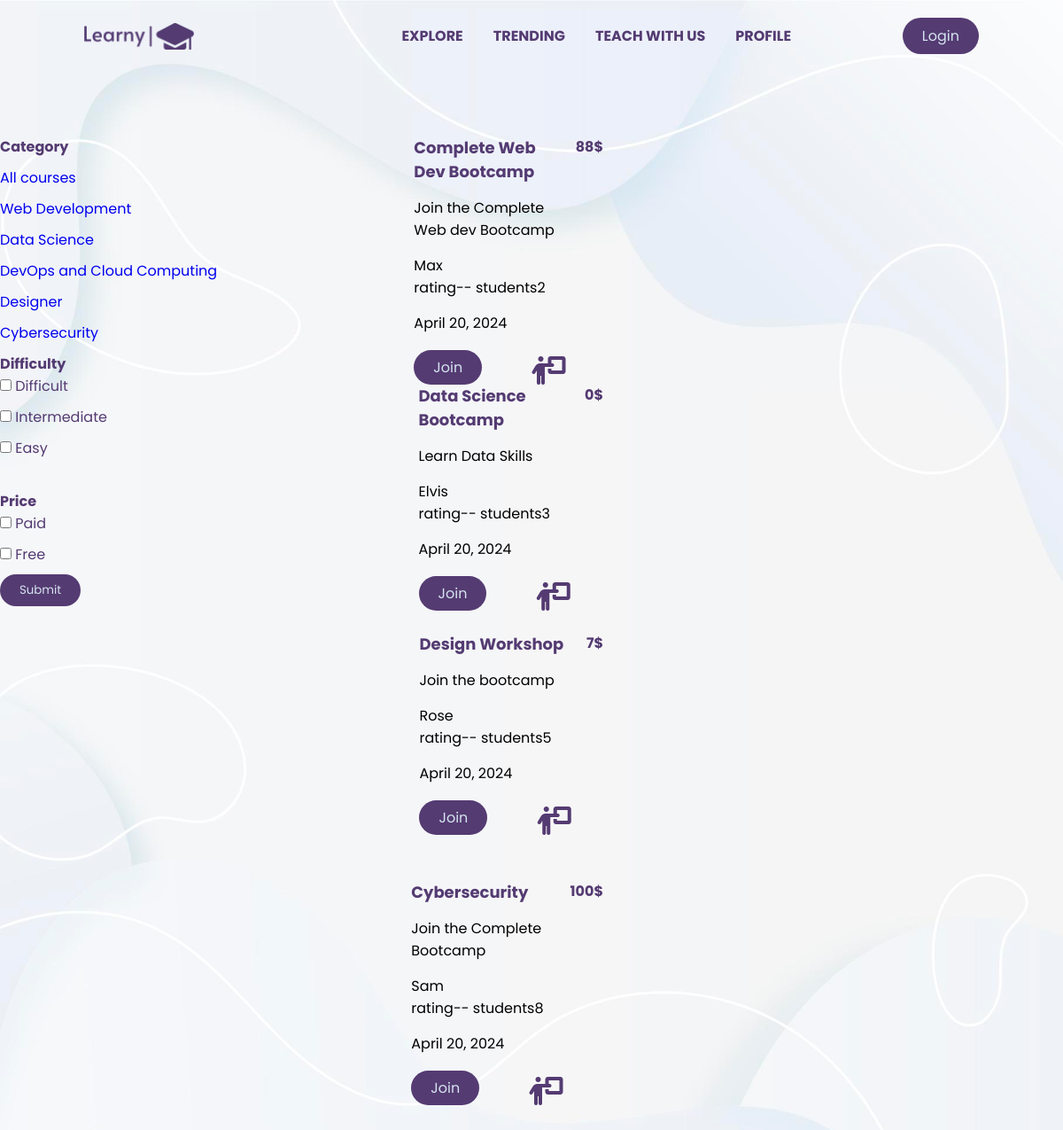
Screenshot of /workshop/category/ with the database file from the repository.
### workshop/models.py (models this page shows, shortened)
class WorkshopCategory(models.Model):
    name = models.CharField(max_length=200)
    workshopcategoryslug = models.SlugField()
    class Meta:
        verbose_name_plural = "WorkshopCategories"

class Workshop(models.Model):
    name = models.CharField(max_length=120)
    shortdescription = models.CharField(max_length=400)
    description = models.TextField(max_length=2000)
    date = models.DateField(auto_now_add=True)
    image = models.ImageField(upload_to="workshopimages",default="defaultw")#
    students_in_workshop = models.IntegerField() #
    workshopcategory = models.ForeignKey(WorkshopCategory, on_delete=models.CASCADE) #r
    difficulty_choices = models.TextChoices("difficulty_choices","Easy Intermediate Difficult")
    difficulty = models.CharField(choices=difficulty_choices,max_length=50)
    paid = models.BooleanField(default=False)
    instructor = models.ForeignKey(Instructor, on_delete=models.CASCADE)#r
    workshopslug = models.SlugField()
    price = models.IntegerField()

class Instructor(models.Model):#
    name = models.CharField(max_length=120)
    role = models.CharField(max_length=120)
    qualification = models.CharField(max_length=200)
    def __str__(self):
        return self.name

### workshop/views.py (the view)
# urls.py: path('category/',views.category,name="category"),
def category(request):
    difficulty_levels = Workshop.objects.order_by().values_list('difficulty', flat=True).distinct()# or Workshop.difficulty_choices.choices
    categories = WorkshopCategory.objects.all()
    workshops = Workshop.objects.all()
    category = request.GET.get("category") #hidden input field which i get from category_details
    if category:
        category_selected = WorkshopCategory.objects.get(workshopcategoryslug=category)
        workshops = category_selected.workshop_set.all()
    difficulty = request.GET.get("difficulty")
    if difficulty:
        workshops = workshops.filter(difficulty=difficulty.title())
    paid_or_free = request.GET.get("paid")
    if paid_or_free == "paid":
        workshops = workshops.filter(paid=True)
    elif paid_or_free == "free":
        workshops = workshops.filter(paid=False)
    ctx = {"categories":categories,"all_workshops":workshops,"difficulty":difficulty_levels,"category_slug":category}
    return render(request,"workshop/workshop_category.html",context=ctx)

### workshop/templates/workshop/workshop_category.html (shortened to what this page needs)
{% extends "base.html" %}
{% load static %}
{% block csspart %}
<link rel="stylesheet" href="{% static "workshop/workshop.css" %}">
{% endblock  %}
{% block body %}
    <section class="course-section courses-list">
        <div class="course-container">
         <div class="filters">
            <div class="filter-based-category">
               <h4>Category</h4>
            </div>
            <div class="link-course">
                <a href="{% url "category" %}">All courses</a>
                {% for category in categories %}
                <a href="{% url "category_details" category.workshopcategoryslug %}"class="cat-link">{{category.name}}</a>
                {% endfor %}
            </div>
         <div class="filter-diff-fee">
            <form action="{% url "category" %}" method="get">
               <h4>Difficulty</h4>
                {% for diff in difficulty %}
                <div class="checkbox-filter">
    <input type="checkbox" name="difficulty" id="difficulty" value="{{diff|lower}}">
    <label for="difficulty">{{diff}}</label>
</div>
    {% endfor %}
               <br>
               <h4>Price</h4>
               <div class="checkbox-filter">
                <input type="checkbox" name="paid" id="paid" value="paid">
                <label for="paid">Paid</label>
               </div>
               <div class="checkbox-filter">
                <input type="checkbox" name="paid" id="free" value="free">
                <label for="free">Free</label>
               </div>
               <button type="submit" class="btn">Submit</button>
            </form>
         </div>
         </div>
         {% for course in all_workshops %}
<div class="allcourses">
          <div class="courses">
          <div class="item">
            <div class="course-img">
            </div>
            <div class="course-content">
               <h4>{{course.name}}</h4>
               <p>{{course.shortdescription}}</p>
               <span>{{course.instructor}}</span>
               <p>rating--  <span>students{{course.students_in_workshop}}</span></p>
               <p>{{course.date}}</p>
               <div class="learn-more">
               <a href="{% url "workshop_detail"  course.workshopslug%}" class="btn">Join</a>
               <a href="{% url "related_workshops" course.workshopslug %}"class="more-icon"><i class="fa-solid fa-person-chalkboard telescope"></i></a>
            </div>
            </div>
            <div class="course-more">
               <p>{{course.price}}$</p>
            </div>
         </div>
      </div>
         {% endfor %}
         </div>
      </div>
    </section>
{% endblock  %}

### templates/base.html (shortened to what this page needs)
{% load static %}
<!DOCTYPE html>
<html lang="en">
<head>
    {% block csspart %}{% endblock  %}
<link rel="stylesheet"
href="https://cdn.jsdelivr.net/npm/boxicons@latest/css/boxicons.min.css">
    <link rel="stylesheet" href="{% static 'style.css' %}">
</head>
<body>
    <header>
        <div class="nav container">
            <a href="{% url "home" %}" class="logo"><img src="{% static "logo.png" %}" alt="logo" height="30" width="30"></a>
            <ul class="navbar">
                <li><a href="{% url "category" %}">Explore</a></li>
                <li><a href="">Trending</a></li>
                <li><a href="">Teach with us</a></li>
                <li><a href="">Profile</a></li>
            </ul>
            {% if user.is_authenticated %}
            <form method="post" action="{% url 'logout_url' %}">
                {% csrf_token %}
                <button type="submit" class="btn"  style="border:0;">Logout</button>
            </form>
           {% else %}
            <a href="{% url "login_url" %}" class="btn">Login</a>
            {% endif %}
        </div>
    </header>
    {% block body %}
    {% endblock  %}
</body>
</html>

### workshop/static/workshop/workshop.css (style rules this page uses)
.course-section { max-width: 1400px; margin-right: auto; margin-left: auto; }
.courses { display: flex; flex-direction: column; gap: 10px; align-items: flex-end; width: 100%; margin-right: 10px; }
.courses div { width: 100%; height: 270px; margin-right: 15px; margin-bottom: 10px; }
.course-container { display: flex; }
.course-img { max-width: 400px; height: 100%; }
.item { display: flex; gap: 0px; }
.course-more { flex-basis: 1px; font-weight: bold; color: rgb(84, 59, 114); }
.course-content * { margin-bottom: 15px; }
.filters { display: flex; width: 25%; height: 350px; flex-direction: column; }
.filter-based-category { margin-bottom: 10px; color: rgb(84, 59, 114); }
.link-course a { display: block; margin-bottom: 10px; }
.filter-diff-fee { color:rgb(84, 59, 114) ; }
.checkbox-filter { margin-bottom: 10px; }
.course-content h4 { font-size: large; color: rgb(84, 59, 114); }
.btn { border: none; }
.telescope { font-size: 32px; position: relative; top: 10px; left: 50px; color: rgb(84, 59, 114); }

### static/style.css (style rules this page uses)
* { margin: 0; padding: 0; box-sizing: border-box; font-family: "Poppins", sans-serif; list-style: none; text-decoration: none; }
body { background-color: aliceblue; background-image: url(board5.jpg); background-size: cover; background-position: center; }
.container { max-width: 1080px; margin-right: auto; margin-left: auto; }
img { width: 100%; }
header { display: block; width: 100%; z-index: 100; }
.nav { display: flex; justify-content: space-between; align-items: center; padding: 20px 35px; }
.logo { display: flex; align-items: center; column-gap: 0.5rem; }
.navbar { display: flex; }
.navbar a { padding: 8px 17px; font-size: 1rem; font-weight: 500; text-transform: uppercase; color: rgb(84, 59, 114); font-weight: bold; }
.btn { padding: 8px 22px; background-color:rgb(84, 59, 114) ; color: rgb(213, 227, 239); border-radius: 5rem; }
button { box-shadow: none; }
section { padding: 4.5rem 0rem 3rem; }
a { text-decoration: none; }

### rows the page displays
WorkshopCategory: name "Web Development"
WorkshopCategory: name "Data Science"
WorkshopCategory: name "DevOps and Cloud Computing"
WorkshopCategory: name "Designer"
WorkshopCategory: name "Cybersecurity"
Workshop: name "Complete Web Dev Bootcamp", shortdescription "Join the Complete Web dev Bootcamp", instructor "Max", students_in_workshop "2", date "April 20, 2024", price "88"
Workshop: name "Data Science Bootcamp", shortdescription "Learn Data Skills", instructor "Elvis", students_in_workshop "3", date "April 20, 2024", price "0"
Workshop: name "Design Workshop", shortdescription "Join the bootcamp", instructor "Rose", students_in_workshop "5", date "April 20, 2024", price "7"
Workshop: name "Cybersecurity", shortdescription "Join the Complete Bootcamp", instructor "Sam", students_in_workshop "8", date "April 20, 2024", price "100"

### other values shown
{{ diff }} "Difficult" "Intermediate" "Easy"
